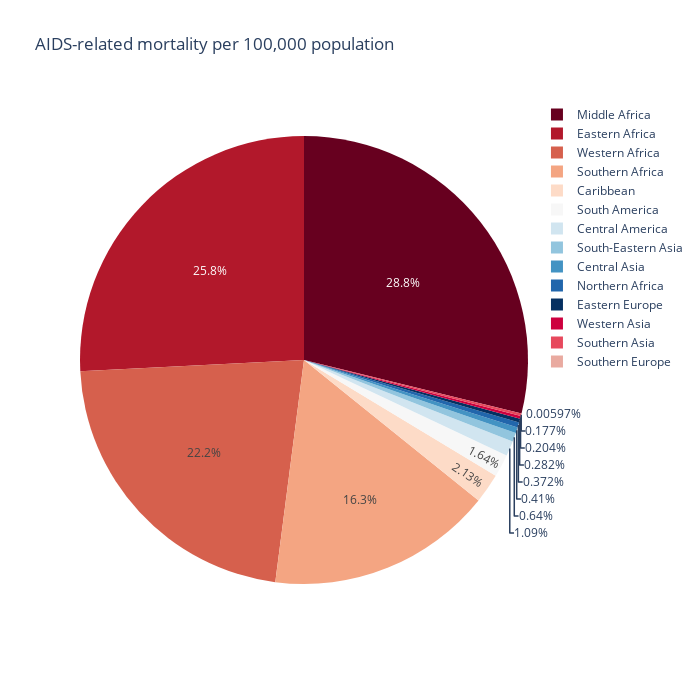

This figure's notebook cell:
### Markdown cell above
### _**AIDS-related mortality per 100,000 population**_

### Code cell
# AIDS-related mortality per 100,000 population
aids_mortality_df = pd.read_csv("aids_mortality_df.csv", header=0, index_col="countries")

fig = px.pie(
    aids_mortality_df, 
    values='children_0-14', 
    names='regions', 
    title='AIDS-related mortality per 100,000 population', 
    width=700, 
    height=700,
    color_discrete_sequence=px.colors.sequential.RdBu
)

fig.show()

### Figure 1 — Plotly figure (JSON) as saved in the notebook; plotly's stock layout.template omitted (floating-point values rounded to 4 significant figures)
{"data": [{"domain": {"x": [0, 1], "y": [0, 1]}, "hovertemplate": "regions=%{label}<br>children_0-14=%{value}<extra></extra>", "labels": ["Southern Asia", "Northern Africa", "Middle Africa", "South America", "Western Asia", "Western Asia", "Western Africa", "South America", "Southern Africa", "Western Africa", "Eastern Africa", "South-Eastern Asia", "Middle Africa", "Middle Africa", "Middle Africa", "South America", "Middle Africa", "Central America", "Western Africa", "Caribbean", "Middle Africa", "Eastern Africa", "Caribbean", "South America", "Northern Africa", "Central America", "Middle Africa", "Eastern Africa", "Southern Africa", "Eastern Africa", "Middle Africa", "Western Africa", "Western Asia", "Western Africa", "Central America", "Western Africa", "Western Africa", "South America", "Caribbean", "Central America", "South-Eastern Asia", "Southern Asia", "Caribbean", "Central Asia", "Eastern Africa", "Central Asia", "South-Eastern Asia", "Southern Africa", "Western Africa", "Northern Africa", "Eastern Africa", "Eastern Africa", "South-Eastern Asia", "Western Africa", "Western Africa", "Eastern Africa", "Central America", "Northern Africa", "Eastern Africa", "Southern Africa", "Southern Asia", "Central America", "Western Africa", "Western Africa", "Southern Asia", "South America", "South America", "South-Eastern Asia", "Southern Europe", "Eastern Europe", "Eastern Africa", "Western Asia", "Western Africa", "Western Africa", "Eastern Africa", "Southern Africa", "Middle Africa", "Northern Africa", "South America", "Central Asia", "South-Eastern Asia", "Western Africa", "Northern Africa", "Eastern Africa", "Eastern Europe", "Eastern Africa", "South America", "Central Asia", "South America", "South-Eastern Asia", "Western Asia", "Eastern Africa", "Eastern Africa"], "legendgroup": "", "name": "", "showlegend": true, "type": "pie", "values": [0.47, 0.36, 29.81, 0.2, 0.46, 0.12, 13.67, 0.82, 29.71, 12.53, 12.4, 1.16, 31.96, 23.02, 11.23, 0.97, 65.49, 2.95, 7.22, 0.81, 14.28, 11.33, 1.6, 1.5, 0.14, 2.74, 93.1, 2.49, 49.76, 4.81, 32.52, 24.8, 1.11, 25.3, 3.84, 14.05, 44.43, 5.47, 14.56, 2.3, 3.28, 0.22, 8.04, 0.85, 16.3, 0.32, 1.52, 59.95, 9.69, 0.5, 3.12, 22.73, 0.07, 15.65, 3.34, 3.42, 0.43, 0.39, 49.33, 27.41, 0.23, 0.51, 2.51, 14.74, 1.15, 1.02, 0.59, 0.19, 0.07, 2.23, 7.48, 0.24, 3.65, 43.46, 1.1, 23.74, 36.38, 2.63, 1.99, 3.31, 1.01, 24.53, 0.34, 22.04, 1.07, 33.27, 2.88, 0.32, 3.76, 0.27, 0.46, 57.99, 54.46]}], "layout": {"height": 700, "legend": {"tracegroupgap": 0}, "piecolorway": ["rgb(103,0,31)", "rgb(178,24,43)", "rgb(214,96,77)", "rgb(244,165,130)", "rgb(253,219,199)", "rgb(247,247,247)", "rgb(209,229,240)", "rgb(146,197,222)", "rgb(67,147,195)", "rgb(33,102,172)", "rgb(5,48,97)"], "title": {"text": "AIDS-related mortality per 100,000 population"}, "width": 700}}
